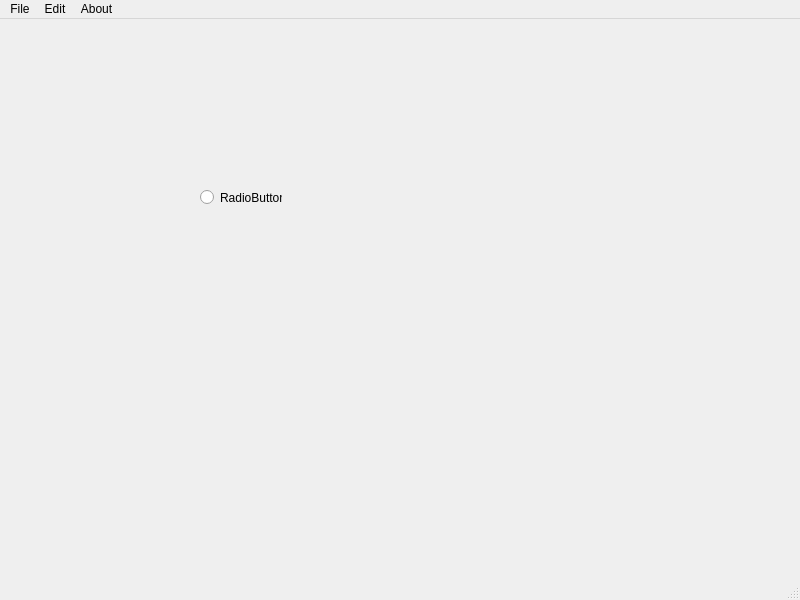
<?xml version="1.0" encoding="UTF-8"?>
<ui version="4.0">
 <class>MainWindow</class>
 <widget class="QMainWindow" name="MainWindow">
  <property name="geometry">
   <rect>
    <x>0</x>
    <y>0</y>
    <width>800</width>
    <height>600</height>
   </rect>
  </property>
  <property name="windowTitle">
   <string>MainWindow</string>
  </property>
  <widget class="QWidget" name="centralwidget">
   <widget class="QRadioButton" name="radioButton">
    <property name="geometry">
     <rect>
      <x>200</x>
      <y>170</y>
      <width>82</width>
      <height>17</height>
     </rect>
    </property>
    <property name="text">
     <string>RadioButton</string>
    </property>
   </widget>
  </widget>
  <widget class="QMenuBar" name="menubar">
   <property name="geometry">
    <rect>
     <x>0</x>
     <y>0</y>
     <width>800</width>
     <height>21</height>
    </rect>
   </property>
   <widget class="QMenu" name="menuFile">
    <property name="title">
     <string>File</string>
    </property>
   </widget>
   <widget class="QMenu" name="menuEdit">
    <property name="title">
     <string>Edit</string>
    </property>
   </widget>
   <widget class="QMenu" name="menuAbout">
    <property name="layoutDirection">
     <enum>Qt::LeftToRight</enum>
    </property>
    <property name="title">
     <string>About</string>
    </property>
   </widget>
   <addaction name="menuFile"/>
   <addaction name="menuEdit"/>
   <addaction name="menuAbout"/>
  </widget>
  <widget class="QStatusBar" name="statusbar"/>
 </widget>
 <resources/>
 <connections/>
</ui>
